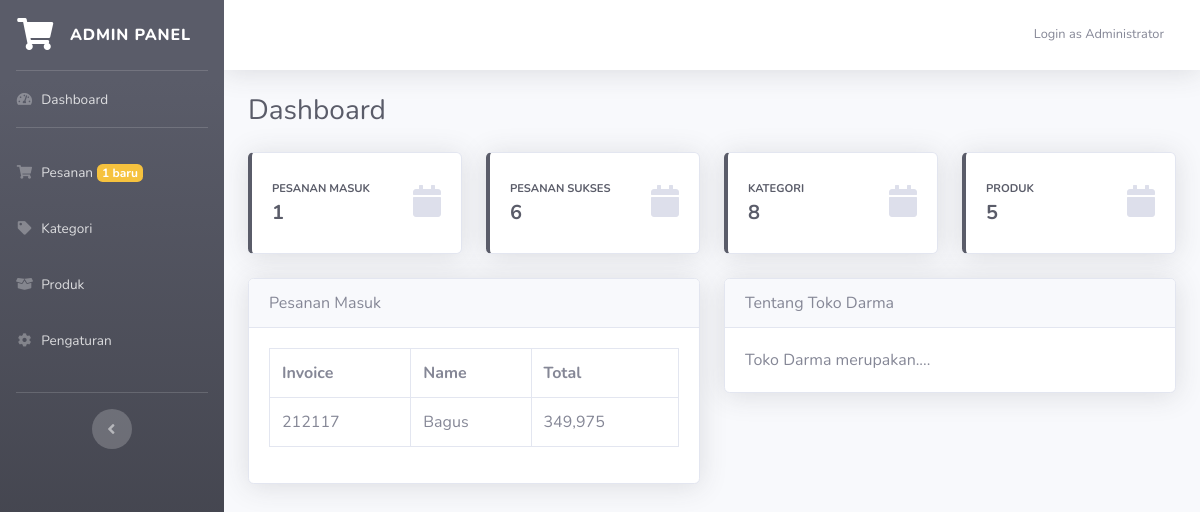
/admin.php?page=home (signed in), run on an earlier commit of the app's database.
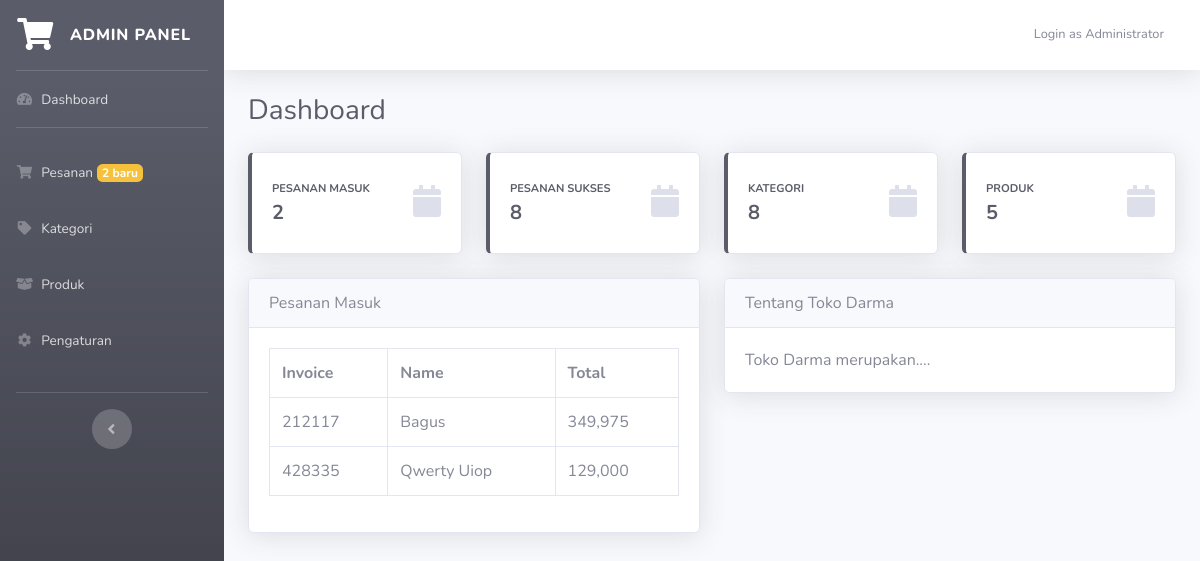
And on a later commit of the database.
### tables this page shows
CREATE TABLE `invoice` (
  `id` int(11) NOT NULL,
  `invoice_code` varchar(10) NOT NULL,
  `name` varchar(50) NOT NULL,
  `email` varchar(50) NOT NULL,
  `telp` varchar(20) NOT NULL,
  `region` int(11) NOT NULL,
  `address` text NOT NULL,
  `ongkir` varchar(10) NOT NULL,
  `total_price` int(11) NOT NULL,
  `total_all` int(11) NOT NULL,
  `date_input` datetime NOT NULL,
  `status_payment` int(1) NOT NULL,
  `status_delivery` int(1) NOT NULL,
  `bukti_transfer` varchar(100) NOT NULL,
  `no_resi` varchar(50) NOT NULL,
  `expedisi` varchar(50) NOT NULL,
  `status_refund` int(1) NOT NULL
);

### admin.php (called while the page is built, shortened)
<?php
require_once 'include/cfg.php';
include "module/templates/index-admin.php";

### module/admin/dashboard.php (the view, shortened to what the changed rows need)
<div class="container-fluid">
<div class="d-sm-flex align-items-center justify-content-between mb-4">
  <h1 class="h3 mb-0 text-gray-800">Dashboard</h1>
</div>
<div class="row">
  <?php
  $data = mysqli_num_rows(mysqli_query($db,"select * from invoice where status_payment=0"));
  ?>
  <div class="col-xl-3 col-md-6 mb-4">
    <div class="card border-left-dark shadow h-100 py-2">
      <div class="card-body">
        <div class="row no-gutters align-items-center">
          <div class="col mr-2">
            <div class="text-xs font-weight-bold text-dark text-uppercase mb-1">Pesanan Masuk</div>
            <div class="h5 mb-0 font-weight-bold text-gray-800"><?=$data?></div>
          </div>
        </div>
      </div>
    </div>
  </div>
  <?php
  $data = mysqli_num_rows(mysqli_query($db,"select * from invoice where status_payment=1"));
  ?>
  <div class="col-xl-3 col-md-6 mb-4">
    <div class="card border-left-dark shadow h-100 py-2">
      <div class="card-body">
        <div class="row no-gutters align-items-center">
          <div class="col mr-2">
            <div class="text-xs font-weight-bold text-dark text-uppercase mb-1">Pesanan Sukses</div>
            <div class="h5 mb-0 font-weight-bold text-gray-800"><?=$data?></div>
          </div>
        </div>
      </div>
    </div>
  </div>
</div>
<div class="row">
    <div class="col-md-6 mb-3">
        <div class="card shadow">
            <div class="card-body">
                <?php
                $data = mysqli_query($db,"select * from invoice where status_payment=0");
                if(mysqli_num_rows($data) > 0){ ?>
                <div class="table-responsive">
                  <table class="table table-bordered" width="100%">
                      <tr>
                          <th>Invoice</th>
                          <th>Name</th>
                          <th>Total</th>
                      </tr>
                      <?php while($d = mysqli_fetch_array($data)){ ?>
                          <tr>
                              <td><?= $d['invoice_code'] ?></td>
                              <td><?= $d['name'] ?></td>
                              <td><?= number_format($d['total_all'],0,".",",") ?></td>
                          </tr>
                      <?php } ?>
                  </table>
                </div>
                <?php }else{ ?>
                    <div class="alert alert-warning">Belum ada pesanan</div>
                <?php } ?>
            </div>
        </div>
    </div>
</div>
</div>
</div>
</div>

### module/templates/index-admin.php (shortened to what the changed rows need)
<!DOCTYPE html>
<html lang="en">
  <head>
    <link
      href="assets/vendor/fontawesome-free/css/all.min.css"
      rel="stylesheet"
      type="text/css"
    />
    <link href="assets/css/sb-admin-2.min.css" rel="stylesheet" />
    <link rel="stylesheet" href="assets/select2-4.0.6-rc.1/dist/css/select2.min.css">
    <link rel="stylesheet" type="text/css" href="https://cdn.datatables.net/v/bs4/dt-1.11.5/datatables.min.css"/>
    <link rel="stylesheet" media="screen" type="text/css" href="assets/css/colorpicker.css" />
  </head>
  <body id="page-top">
    <div id="wrapper">
      <ul
        class="navbar-nav bg-gradient-dark sidebar sidebar-dark accordion"
        id="accordionSidebar"
      >
        <?php $orders = mysqli_num_rows(mysqli_query($db,"select * from invoice where status_payment=0")); ?>
        <li class="nav-item">
          <a class="nav-link" href="?page=orders">
            <i class="fas fa-fw fa-shopping-cart"></i>
            <span>Pesanan</span> <small class="badge badge-warning"><?=$orders?> baru</small></a
          >
        </li>
        <br />
      </ul>
      <div id="content-wrapper" class="d-flex flex-column">
        <div id="content">
            <?php include $page;?>
          </div>
</body>
</html>

What changed in the data, as far as the page shows it:
added invoice: invoice_code "428335", name "Qwerty Uiop", total_all "129,000"
Also different on the page:
$orders: "1" → "2"
$data: "1" → "2"
$data: "6" → "8"
